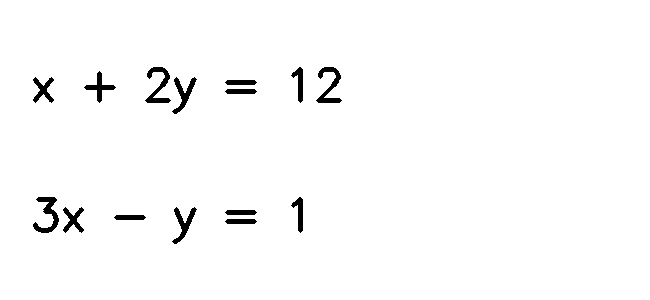
#> input picture data/raw_samples/sample_system2.png, 650 x 300 px, given in place of out.png, which was not available
$ python preprocess.py out.png
#> lines starting #> are read from the running program, lines starting #| are printed output that depends on the picture; after the words box and inside, x2 and y2 are one past the last pixel; in counts of white or black regions, pixels touching at a corner belong together
import cv2
import numpy as np


def preprocess(image_path):
    """takes a photo of handwritten equation, returns clean binary image"""
#> called with image_path = 'out.png'
    img = cv2.imread(image_path)
#> img is the input picture: shape (300, 650, 3); 98.1% white; 15 black regions, largest, box (x1, y1, x2, y2) and area: (33, 197, 59, 233) 379, (145, 67, 171, 103) 364, (316, 67, 342, 103) 364
    if img is None:
        raise FileNotFoundError(f'cant load {image_path}')

    gray = cv2.cvtColor(img, cv2.COLOR_BGR2GRAY)
    blurred = cv2.GaussianBlur(gray, (5, 5), 0)

    clahe = cv2.createCLAHE(clipLimit=2.0, tileGridSize=(8, 8))
    enhanced = clahe.apply(blurred)

    binary = cv2.adaptiveThreshold(enhanced, 255, cv2.ADAPTIVE_THRESH_GAUSSIAN_C,
                                    cv2.THRESH_BINARY_INV, 15, 10)
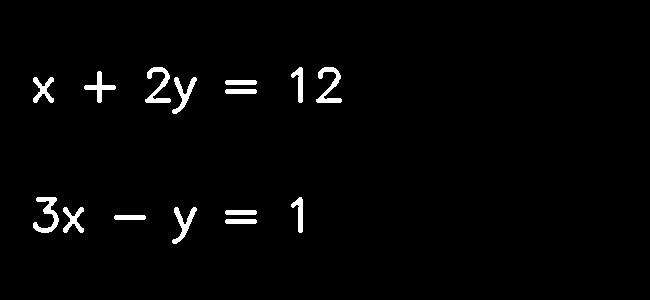
#> binary: shape (300, 650); 1.9% white; 15 white regions, largest, box (x1, y1, x2, y2) and area: (33, 197, 59, 233) 380, (145, 67, 171, 103) 372, (316, 67, 342, 103) 372

    kernel = cv2.getStructuringElement(cv2.MORPH_RECT, (3, 3))
    cleaned = cv2.morphologyEx(binary, cv2.MORPH_OPEN, kernel, iterations=1)
#> cleaned: shape (300, 650); 1.9% white; 15 white regions, largest, box (x1, y1, x2, y2) and area: (33, 197, 59, 233) 380, (145, 67, 171, 103) 371, (316, 67, 342, 103) 371
    cleaned = cv2.morphologyEx(cleaned, cv2.MORPH_CLOSE, kernel, iterations=1)
#> cleaned: shape (300, 650); 1.9% white; 15 white regions, largest, box (x1, y1, x2, y2) and area: (33, 197, 59, 233) 380, (145, 67, 171, 103) 377, (316, 67, 342, 103) 377

    return cleaned


if __name__ == '__main__':
    import sys
    if len(sys.argv) < 2:
        print('usage: python preprocess.py <image_path>')
        sys.exit(1)
    result = preprocess(sys.argv[1])
    cv2.imwrite('output_binary.png', result)
    print(f'saved output_binary.png ({result.shape})')
#| saved output_binary.png ((300, 650))

$ run again, on data/raw_samples/system_eq1.png
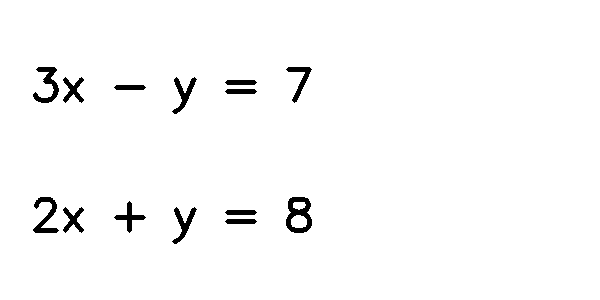
#> input picture data/raw_samples/system_eq1.png, 600 x 300 px, given in place of out.png, which was not available
#> in preprocess, img is the input picture: shape (300, 600, 3); 98% white; 14 black regions, largest, box (x1, y1, x2, y2) and area: (286, 197, 312, 233) 515, (33, 67, 59, 103) 379, (33, 197, 59, 233) 378
#> in preprocess, `enhanced = clahe.apply(blurred)`:
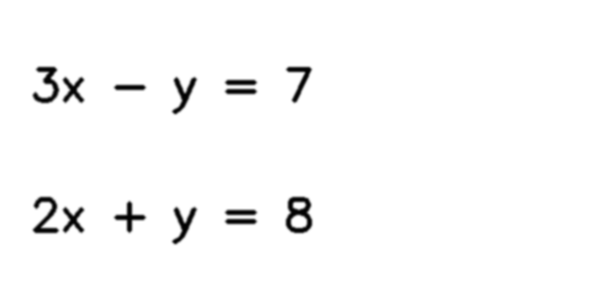
#> enhanced: shape (300, 600); min 1, max 255, mean 249.8
#> in preprocess, `binary = cv2.adaptiveThreshold(enhanced, 255, cv2.ADAPTIVE_THRESH_GAUS..`:
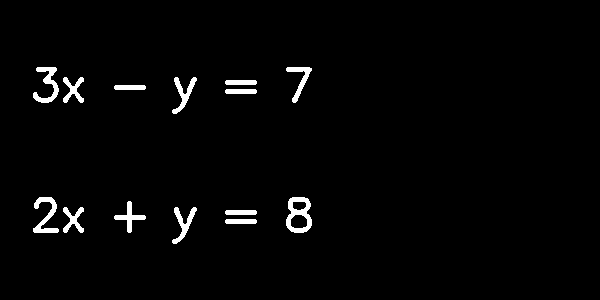
#> binary: shape (300, 600); 2.1% white; 14 white regions, largest, box (x1, y1, x2, y2) and area: (286, 197, 312, 233) 497, (33, 197, 59, 233) 389, (33, 67, 59, 103) 379
#| saved output_binary.png ((300, 600))
